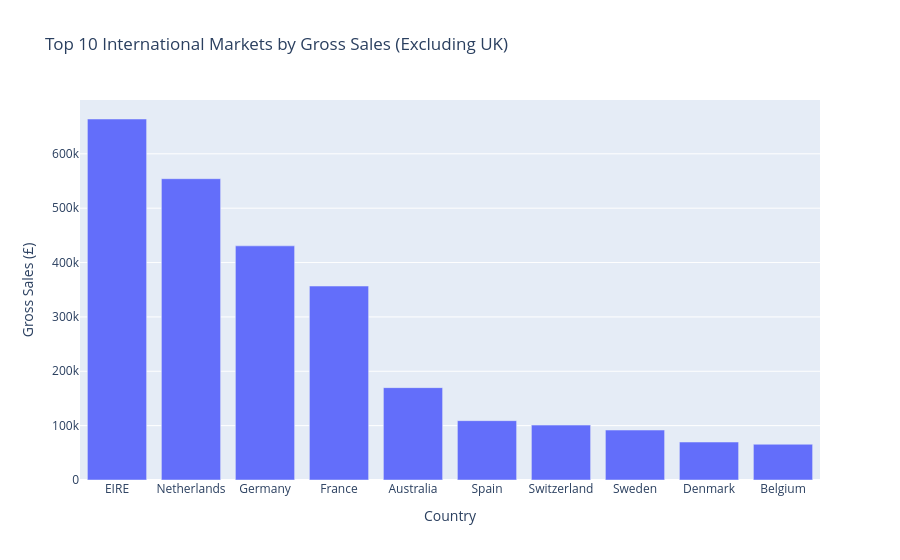

Notebook code for this chart:
### Markdown cell above
# Task-11: mInvestigate products And markets

### Code cell
top_products_units = df_sales.groupby(["StockCode", "Description"]).agg(
    UnitsSold=("Quantity", "sum"),
    Revenue=("LineValue", "sum")
).reset_index().sort_values("UnitsSold", ascending=False).head(10)

top_products_rev = df_sales.groupby(["StockCode", "Description"]).agg(
    UnitsSold=("Quantity", "sum"),
    Revenue=("LineValue", "sum")
).reset_index().sort_values("Revenue", ascending=False).head(10)

print("Top 10 Products by Units Sold:")
print(top_products_units[["StockCode", "Description", "UnitsSold", "Revenue"]])

country_summary = df_sales.groupby("Country").agg(
    TotalRevenue=("LineValue", "sum"),
    TotalOrders=("Invoice", "nunique"),
    TotalCustomers=("CustomerID", "nunique")
).reset_index()
country_summary["AOV"] = country_summary["TotalRevenue"] / country_summary["TotalOrders"]
country_summary["RevenueShare"] = (country_summary["TotalRevenue"] / country_summary["TotalRevenue"].sum()) * 100
country_summary = country_summary.sort_values("TotalRevenue", ascending=False)

fig_country = px.bar(
    country_summary[country_summary["Country"] != "United Kingdom"].head(10),
    x="Country",
    y="TotalRevenue",
    title="Top 10 International Markets by Gross Sales (Excluding UK)",
    labels={"TotalRevenue": "Gross Sales (£)"}
)
fig_country.show()

### Figure 1 — Plotly figure (JSON) as saved in the notebook; plotly's stock layout.template omitted (floating-point values rounded to 4 significant figures)
{"data": [{"hovertemplate": "Country=%{x}<br>Gross Sales (£)=%{y}<extra></extra>", "legendgroup": "", "marker": {"color": "#636efa", "pattern": {"shape": ""}}, "name": "", "orientation": "v", "showlegend": false, "textposition": "auto", "type": "bar", "x": ["EIRE", "Netherlands", "Germany", "France", "Australia", "Spain", "Switzerland", "Sweden", "Denmark", "Belgium"], "xaxis": "x", "y": [664100.0, 554200.0, 430700.0, 356700.0, 169900.0, 109100.0, 101000.0, 91870.0, 69860.0, 65730.0], "yaxis": "y"}], "layout": {"barmode": "relative", "legend": {"tracegroupgap": 0}, "title": {"text": "Top 10 International Markets by Gross Sales (Excluding UK)"}, "xaxis": {"anchor": "y", "domain": [0, 1], "title": {"text": "Country"}}, "yaxis": {"anchor": "x", "domain": [0, 1], "title": {"text": "Gross Sales (£)"}}}}
